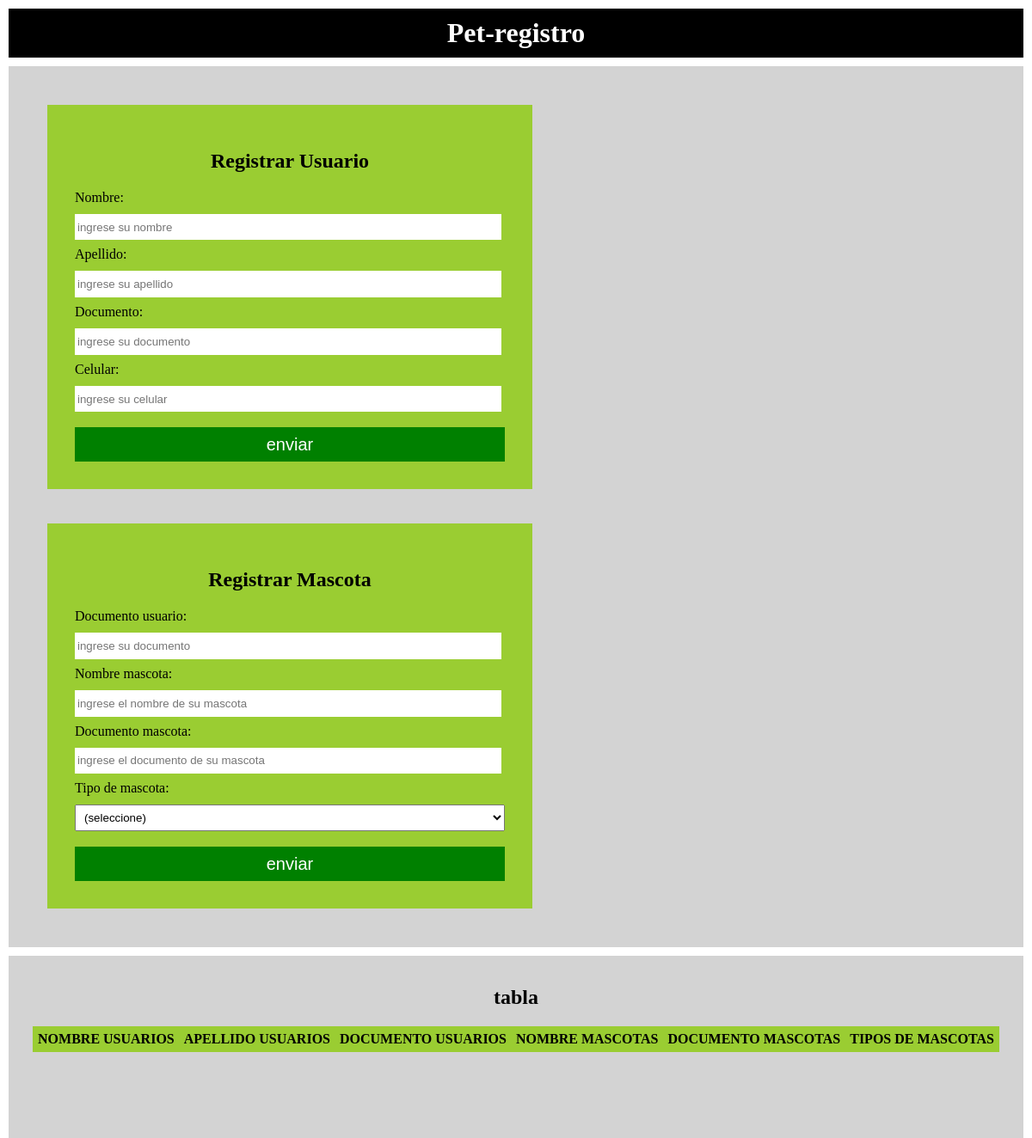
The app's page /mascotas/index.php, older data.
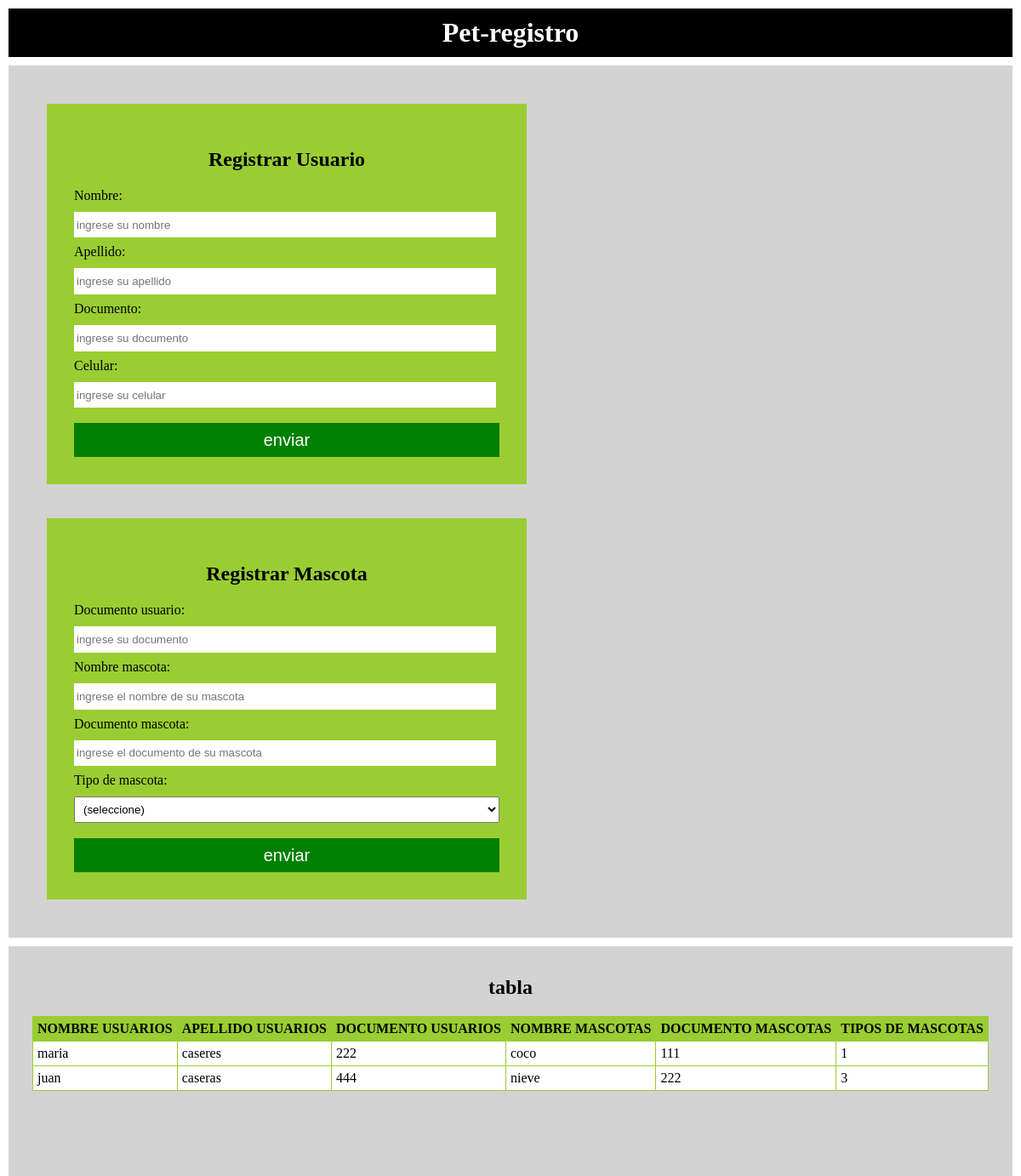
The same page, newer data.
### tables this page shows
CREATE TABLE `usuarios` (
  `nom_usuario` varchar(20) NOT NULL,
  `ape_usuario` varchar(20) NOT NULL,
  `doc_usuario` int(20) NOT NULL,
  `celular` varchar(20) NOT NULL
);

CREATE TABLE `mascotas` (
  `doc_usuario` int(20) NOT NULL,
  `nom_mascota` varchar(20) NOT NULL,
  `doc_mascota` int(20) NOT NULL,
  `tipo_mascota` varchar(20) NOT NULL
);

### mascotas/list_resultado.php (the view)
<?php
class resultado{
    public function listar(){
        include ('conexion.php');
        $sql = "SELECT * FROM mascotas";
        if (!$result = $db->query($sql)){
            die ('Hay un error en la consulta o los datos no se han podido encontrar [' . $db->error .  ']');
        }
        while ($row = $result->fetch_assoc()){
            $nnom_mascota=stripslashes($row["nom_mascota"]);
            $ddoc_mascota=stripslashes($row["doc_mascota"]);
            $ttipo_mascota=stripslashes($row["tipo_mascota"]);
            $ddoc_usuario=stripslashes($row["doc_usuario"]);
                $sql2 = "SELECT * FROM usuarios WHERE doc_usuario='$ddoc_usuario'";
                if (!$result2 = $db->query($sql2)){
                    die ('Hay un error en la consulta o los datos no se han podido encontrar [' . $db->error .  ']');
                }
                while ($row2 = $result2->fetch_assoc()){
                    $nnom_usuario=stripslashes($row2["nom_usuario"]);
                    $aape_usuario=stripslashes($row2["ape_usuario"]);
                    echo "<tr> <td> $nnom_usuario </td> <td> $aape_usuario </td> <td> $ddoc_usuario </td> <td> $nnom_mascota </td> <td> $ddoc_mascota </td> <td> $ttipo_mascota </td> </tr>";
                }
        }
    }
}
$final = new resultado();
$final -> listar();
?>

### mascotas/index.php (shortened to what this page needs)
<!DOCTYPE html>
<html lang="en">
<head>
    <link rel="stylesheet" href="estilos.css">
</head>
<body>
  <h1>Pet-registro</h1>
    <?php
    echo "<div class='count'>";
    include('pres_form_usuario.php');
    include('pres_form_mascotas.php');
    echo "</div>";
    include('pres_resultado.php')
    ?>
</body>
</html>

### mascotas/pres_form_usuario.php (shortened to what this page needs)
<!DOCTYPE html>
<html lang="en">
<head>
</head>
<body>
<div class="cont" value="2">
 <form method="POST" action="neg_registrar_usuario.php">
    <h2>Registrar Usuario</h2>
    <label class="inline">Nombre:<input name="nom_usuario" type="text" placeholder="ingrese su nombre" required ></label>
    <label class="inline">Apellido:<input name="ape_usuario" type="text" placeholder="ingrese su apellido" ></label>
    <label class="inline">Documento:<input name="doc_usuario" type="number" placeholder="ingrese su documento" required ></label>
    <label class="inline">Celular:<input name="celular" type="number" placeholder="ingrese su celular" required ></label>
    <input class="boton" type="submit" value="enviar">
 </form>
</div>
</body>
</html>

### mascotas/pres_form_mascotas.php (shortened to what this page needs)
<!DOCTYPE html>
<html lang="en">
<head>
</head>
<body>
<div class="cont" value="1">
 <form method="POST" action="neg_registrar_mascota.php">
    <h2>Registrar Mascota</h2>
    <label>Documento usuario:<input name="doc_usuario" type="number" placeholder="ingrese su documento" required ></label>
    <label>Nombre mascota:<input name="nom_mascota" type="text" placeholder="ingrese el nombre de su mascota" required ></label>
    <label>Documento mascota:<input name="doc_mascota" type="number" placeholder="ingrese el documento de su mascota" required ></label>
    <label>Tipo de mascota:
    <select name="tipo_mascota" required>
        <option value="">(seleccione)</option>
    </select>
    </label>
    <input class="boton" type="submit" value="enviar">
 </form>
</div>
</body>
</html>

### mascotas/pres_resultado.php (shortened to what this page needs)
<!DOCTYPE html>
<html lang="en">
<head>
</head>
<body>
    <div class="cont2">
        <h2>tabla</h2>
        <table>
            <thead>
            <tr>
                <th>NOMBRE USUARIOS </th>
                <th>APELLIDO USUARIOS </th>
                <th>DOCUMENTO USUARIOS</th>
                <th>NOMBRE MASCOTAS </th>
                <th>DOCUMENTO MASCOTAS </th>
                <th>TIPOS DE MASCOTAS </th>
            </tr>
            <thead>
            <tbody>
                <?php
                include("list_resultado.php");
                ?>
            </tbody>
        </table>
    </div>
</body>
</html>

### mascotas/estilos.css (style rules this page uses)
body { font-family: Tahoma; font-size: 16px; width: auto; height: 100vh; margin: 0; }
h1 { margin: 1em auto; text-align: center; background-color: black; color: #ffffff; padding: 10px; margin: 10px; }
.count { background-color: #D3D3D3; width: auto; margin: 10px; padding: 25px; }
.cont { display: inline-flex; width: auto; background-color: rgb(154, 205, 50); margin: 20px; }
form { width: 60vw; max-width: 500px; min-width: 300px; margin: 0 auto; padding: 2em; }
label { display: block; margin: 0.5rem 0; }
input, select, .boton { margin: 10px 0 0 0; width: 98%; min-height: 2em; }
input { border: 1px solid #ffffff; }
h2 { text-align: center; }
select, .boton { width: 100%; padding: 6px; }
.boton { background-color: green; border: none; font-size: 20px; color: white; }
.cont2 { background-color: #D3D3D3; margin: 10px; padding: 15px 0 100px 0; }
table { border-collapse: collapse; margin: auto auto; background-color: #ffffff; border: none; }
table td, th { border: 1px solid rgb(154, 205, 50); padding: 5px; margin: 10px; }
th { background-color: rgb(154, 205, 50); }

Row changes from the older to the newer data that the page shows:
added mascotas: doc_usuario "222", nom_mascota "coco", doc_mascota "111", tipo_mascota "1"
added usuarios: nom_usuario "maria", ape_usuario "caseres"
added mascotas: doc_usuario "444", nom_mascota "nieve", doc_mascota "222", tipo_mascota "3"
added usuarios: nom_usuario "juan", ape_usuario "caseras"
